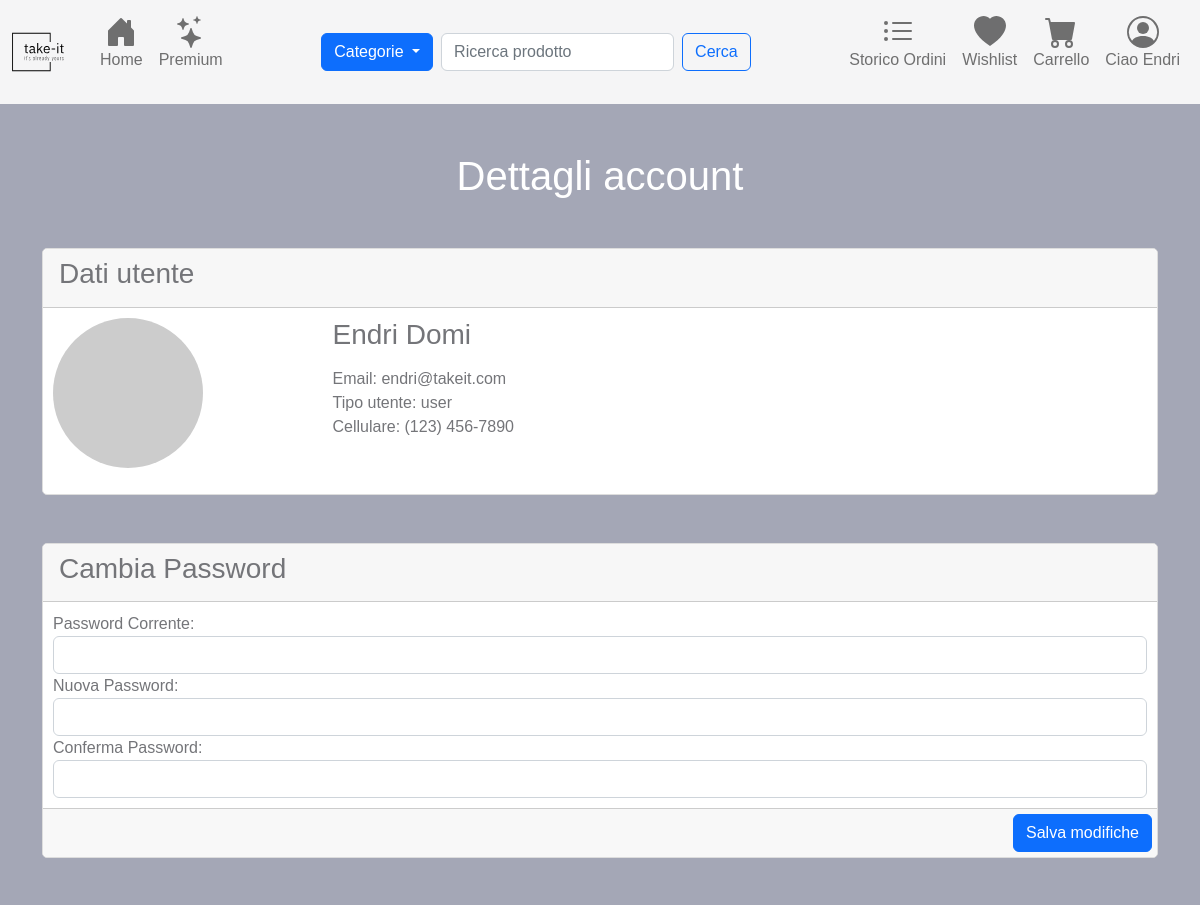
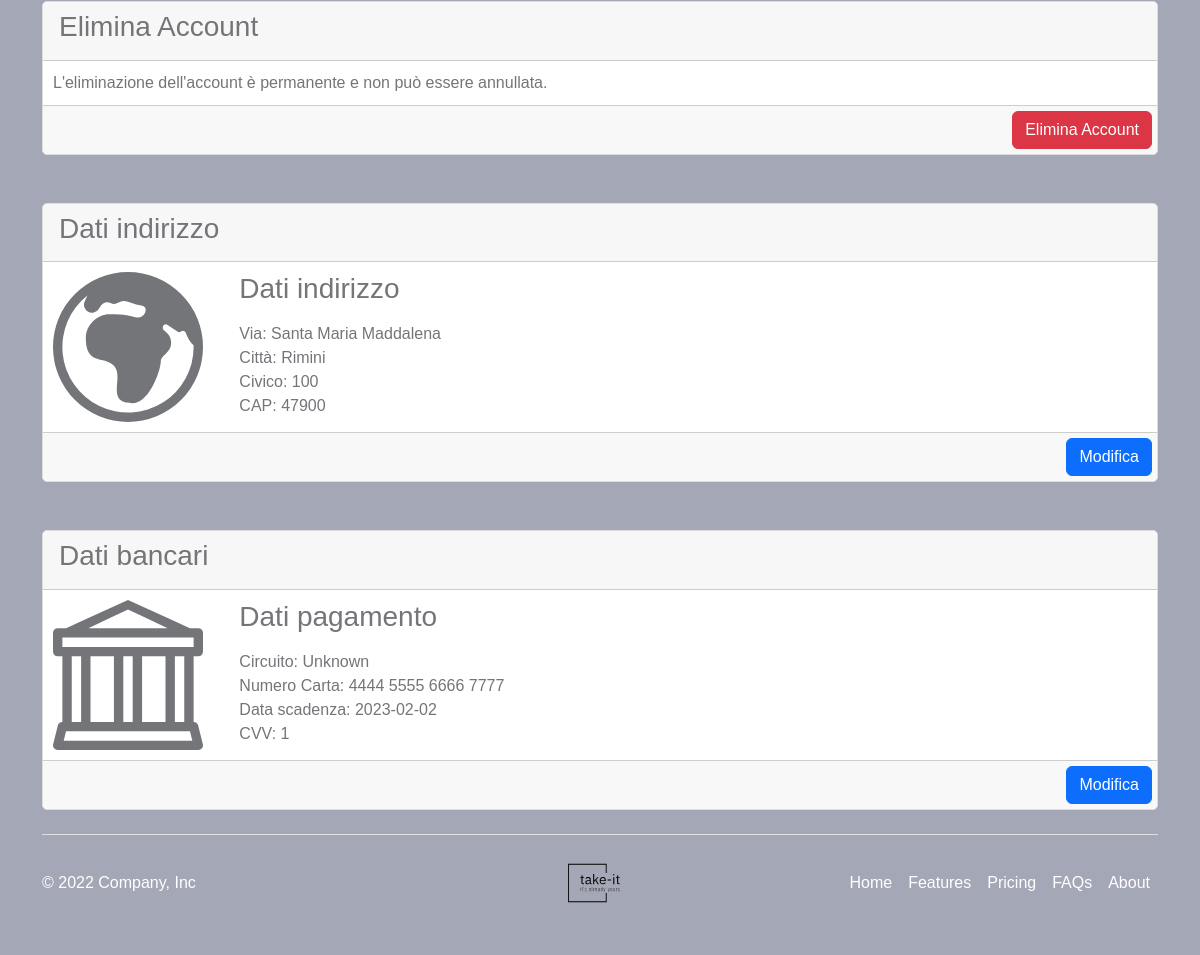
The app's page /account.php (signed in) with its own data (2 pictures, top to bottom).
### tables this page shows
CREATE TABLE IF NOT EXISTS `Utente` (
  `Id` int(11) NOT NULL AUTO_INCREMENT,
  `Nome` varchar(50) NOT NULL,
  `Cognome` varchar(50) NOT NULL,
  `Email` varchar(50) NOT NULL,
  `Password` varchar(32) NOT NULL,
  `Claim_id` int(11) NOT NULL,
  `Indirizzo_id` int(11) NOT NULL,
  `Status` int(11) NOT NULL,
  `Timestamp` timestamp NOT NULL DEFAULT current_timestamp(),
  PRIMARY KEY (`Id`),
  KEY `Claim_id` (`Claim_id`),
  KEY `Indirizzo_id` (`Indirizzo_id`)
);

### templates/views/user/account.php (the view, shortened to what the rows shown need)
<div class="container mt-5">
    <h1 class="text-center" style="color: white;">Dettagli account</h1>
    <div class="card mt-5">
        <div class="card-body">
            <div class="row">
                <div class="col-md-9">
                    <?php
                    if (isset($_SESSION[ID])) {
                        $session = new Session($_SESSION[ID]);
                        echo
                        '<h3 class="mb-3">' . $session->getCurrentUser()[NOME] . ' ' . $session->getCurrentUser()[COGNOME] . '</h3>
                            <p class="mb-0">Email: ' . $session->getCurrentUser()[EMAIL] . '</p>
                            <p class="mb-0">Tipo utente: ' . $session->getClaimTypeFromId($session->getCurrentUser()[CLAIM_ID]). '</p>
                            <p class="mb-0">Cellulare: (123) 456-7890</p>
                        ';
                    }
                    ?>
                </div>
            </div>
        </div>
    </div>
    </div>

### templates/views/utils/navbar.php (shortened to what the rows shown need)
<nav class="navbar navbar-expand-lg bg-light bd-navbar sticky-top" id="navbar-main">
    <div class="container-fluid">
        <div class="collapse navbar-collapse" id="navbarSupportedContent">
            <ul class="navbar-nav flex-row flex-wrap ms-md-auto justify-content-between" id="btn-toogle-navbar">
                <li class="nav-item dropdown">
                    <a class="nav-link" href="#" role="button" data-bs-toggle="dropdown" aria-expanded="false">
                        <div class="nav-caption-item">
                            <?php
                                if(isset($_SESSION["Id"])) {
                                    try {
                                        $session = new Session($_SESSION["Id"]);
                                        $user = $session->getCurrentUser();
                                        if ($user[ID] !== ID_UNSET) {
                                            echo 'Ciao ' . $user[NOME];
                                        } else {
                                            echo '<p>Utente</p>';
                                        }
                                    } catch (Exception $e) {
                                        echo $e->getMessage();
                                    }
                                } else {
                                    echo '<p>Utente</p>';
                                }
                            ?>
                        </div>
                    </a>
                </li>
            </ul>
        </div>
    </div>
</nav>

### records on screen
utente: Nome "Endri", Cognome "Domi", Email "endri@takeit.com"

### other values on screen
$session->getClaimTypeFromId($session->getCurrentUser()[CLAIM_ID]) "user"
$addressObj[VIA] "Santa Maria Maddalena"
$addressObj[CITTA] "Rimini"
$addressObj[NUMERO_CIVICO] "100"
$addressObj[CAP] "47900"
$cardPayObj[CIRCUITO] "Unknown"
$cardPayObj[NUMERO_CARTA] "4444 5555 6666 7777"
$cardPayObj[DATA_SCADENZA] "2023-02-02"
$cardPayObj[CVV] "1"
